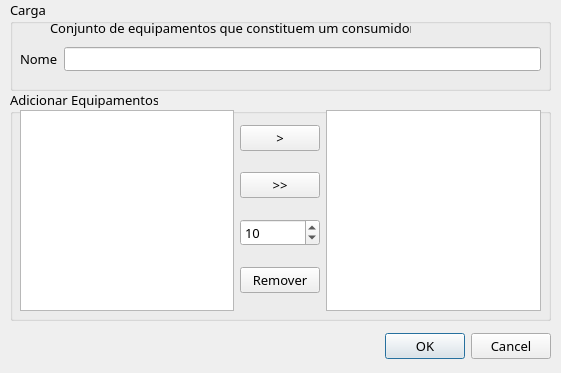
<?xml version="1.0" encoding="UTF-8"?>
<ui version="4.0">
 <class>NovaCarga</class>
 <widget class="QWidget" name="NovaCarga">
  <property name="geometry">
   <rect>
    <x>0</x>
    <y>0</y>
    <width>561</width>
    <height>373</height>
   </rect>
  </property>
  <property name="windowTitle">
   <string>Carga</string>
  </property>
  <widget class="QGroupBox" name="groupBox">
   <property name="geometry">
    <rect>
     <x>10</x>
     <y>0</y>
     <width>541</width>
     <height>91</height>
    </rect>
   </property>
   <property name="font">
    <font>
     <family>Reem Kufi</family>
     <pointsize>10</pointsize>
    </font>
   </property>
   <property name="title">
    <string>Carga</string>
   </property>
   <widget class="QLabel" name="label_5">
    <property name="geometry">
     <rect>
      <x>40</x>
      <y>20</y>
      <width>361</width>
      <height>16</height>
     </rect>
    </property>
    <property name="text">
     <string>Conjunto de equipamentos que constituem um consumidor</string>
    </property>
   </widget>
   <widget class="QWidget" name="formLayoutWidget">
    <property name="geometry">
     <rect>
      <x>10</x>
      <y>47</y>
      <width>521</width>
      <height>31</height>
     </rect>
    </property>
    <layout class="QFormLayout" name="formLayout">
     <item row="0" column="0">
      <widget class="QLabel" name="carga_label">
       <property name="text">
        <string>Nome</string>
       </property>
      </widget>
     </item>
     <item row="0" column="1">
      <widget class="QLineEdit" name="carga_nome">
       <property name="font">
        <font>
         <family>Reem Kufi</family>
         <pointsize>8</pointsize>
        </font>
       </property>
      </widget>
     </item>
    </layout>
   </widget>
  </widget>
  <widget class="QGroupBox" name="groupBox_2">
   <property name="geometry">
    <rect>
     <x>10</x>
     <y>90</y>
     <width>541</width>
     <height>231</height>
    </rect>
   </property>
   <property name="font">
    <font>
     <family>Reem Kufi</family>
     <pointsize>10</pointsize>
    </font>
   </property>
   <property name="title">
    <string>Adicionar Equipamentos</string>
   </property>
   <widget class="QWidget" name="horizontalLayoutWidget_2">
    <property name="geometry">
     <rect>
      <x>10</x>
      <y>20</y>
      <width>521</width>
      <height>201</height>
     </rect>
    </property>
    <layout class="QHBoxLayout" name="horizontalLayout_2">
     <item>
      <widget class="QListWidget" name="equipList">
       <property name="font">
        <font>
         <family>Reem Kufi</family>
         <pointsize>8</pointsize>
        </font>
       </property>
      </widget>
     </item>
     <item>
      <layout class="QVBoxLayout" name="verticalLayout_2">
       <item>
        <widget class="QPushButton" name="addOne">
         <property name="text">
          <string>&gt;</string>
         </property>
        </widget>
       </item>
       <item>
        <widget class="QPushButton" name="addMany">
         <property name="text">
          <string>&gt;&gt;</string>
         </property>
        </widget>
       </item>
       <item>
        <widget class="QSpinBox" name="equipNum">
         <property name="minimum">
          <number>1</number>
         </property>
         <property name="maximum">
          <number>100</number>
         </property>
         <property name="value">
          <number>10</number>
         </property>
        </widget>
       </item>
       <item>
        <widget class="QPushButton" name="removeEquip">
         <property name="text">
          <string>Remover</string>
         </property>
        </widget>
       </item>
      </layout>
     </item>
     <item>
      <widget class="QListWidget" name="addedEquipList">
       <property name="font">
        <font>
         <family>Reem Kufi</family>
         <pointsize>8</pointsize>
        </font>
       </property>
      </widget>
     </item>
    </layout>
   </widget>
  </widget>
  <widget class="QDialogButtonBox" name="buttonBox">
   <property name="geometry">
    <rect>
     <x>210</x>
     <y>330</y>
     <width>341</width>
     <height>32</height>
    </rect>
   </property>
   <property name="font">
    <font>
     <family>Reem Kufi</family>
     <pointsize>10</pointsize>
    </font>
   </property>
   <property name="orientation">
    <enum>Qt::Horizontal</enum>
   </property>
   <property name="standardButtons">
    <set>QDialogButtonBox::Cancel|QDialogButtonBox::Ok</set>
   </property>
  </widget>
 </widget>
 <resources/>
 <connections/>
</ui>
